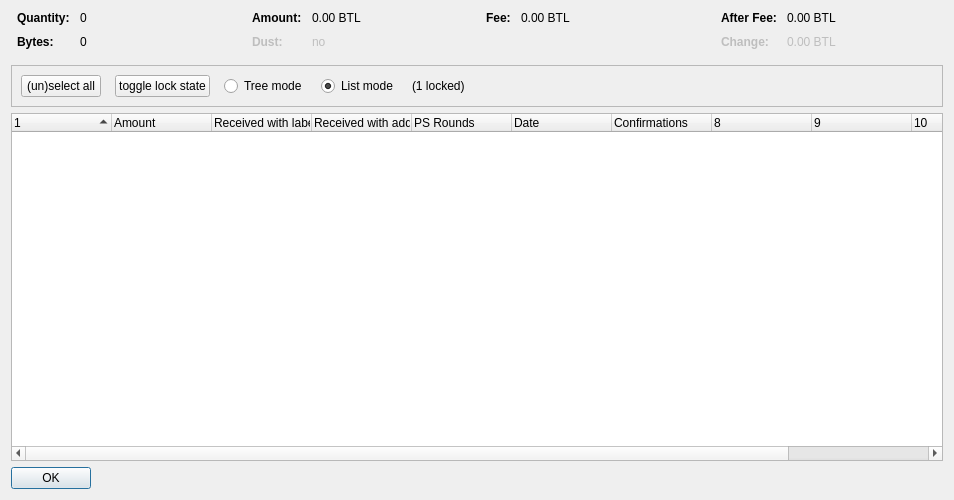
<?xml version="1.0" encoding="UTF-8"?>
<ui version="4.0">
 <class>CoinControlDialog</class>
 <widget class="QDialog" name="CoinControlDialog">
  <property name="geometry">
   <rect>
    <x>0</x>
    <y>0</y>
    <width>954</width>
    <height>500</height>
   </rect>
  </property>
  <property name="windowTitle">
   <string>Coin Selection</string>
  </property>
  <layout class="QVBoxLayout" name="verticalLayout">
   <item>
    <layout class="QHBoxLayout" name="horizontalLayoutTop" stretch="0,0,0,0">
     <property name="topMargin">
      <number>0</number>
     </property>
     <property name="bottomMargin">
      <number>10</number>
     </property>
     <item>
      <layout class="QFormLayout" name="formLayoutCoinControl1">
       <property name="horizontalSpacing">
        <number>10</number>
       </property>
       <property name="verticalSpacing">
        <number>10</number>
       </property>
       <property name="leftMargin">
        <number>6</number>
       </property>
       <property name="rightMargin">
        <number>6</number>
       </property>
       <item row="0" column="0">
        <widget class="QLabel" name="labelCoinControlQuantityText">
         <property name="font">
          <font>
           <weight>75</weight>
           <bold>true</bold>
          </font>
         </property>
         <property name="text">
          <string>Quantity:</string>
         </property>
        </widget>
       </item>
       <item row="0" column="1">
        <widget class="QLabel" name="labelCoinControlQuantity">
         <property name="cursor">
          <cursorShape>IBeamCursor</cursorShape>
         </property>
         <property name="contextMenuPolicy">
          <enum>Qt::ActionsContextMenu</enum>
         </property>
         <property name="text">
          <string notr="true">0</string>
         </property>
         <property name="textInteractionFlags">
          <set>Qt::LinksAccessibleByMouse|Qt::TextSelectableByKeyboard|Qt::TextSelectableByMouse</set>
         </property>
        </widget>
       </item>
       <item row="1" column="0">
        <widget class="QLabel" name="labelCoinControlBytesText">
         <property name="font">
          <font>
           <weight>75</weight>
           <bold>true</bold>
          </font>
         </property>
         <property name="text">
          <string>Bytes:</string>
         </property>
        </widget>
       </item>
       <item row="1" column="1">
        <widget class="QLabel" name="labelCoinControlBytes">
         <property name="cursor">
          <cursorShape>IBeamCursor</cursorShape>
         </property>
         <property name="contextMenuPolicy">
          <enum>Qt::ActionsContextMenu</enum>
         </property>
         <property name="text">
          <string notr="true">0</string>
         </property>
         <property name="textInteractionFlags">
          <set>Qt::LinksAccessibleByMouse|Qt::TextSelectableByKeyboard|Qt::TextSelectableByMouse</set>
         </property>
        </widget>
       </item>
      </layout>
     </item>
     <item>
      <layout class="QFormLayout" name="formLayoutCoinControl2">
       <property name="horizontalSpacing">
        <number>10</number>
       </property>
       <property name="verticalSpacing">
        <number>10</number>
       </property>
       <property name="leftMargin">
        <number>6</number>
       </property>
       <property name="rightMargin">
        <number>6</number>
       </property>
       <item row="0" column="0">
        <widget class="QLabel" name="labelCoinControlAmountText">
         <property name="font">
          <font>
           <weight>75</weight>
           <bold>true</bold>
          </font>
         </property>
         <property name="text">
          <string>Amount:</string>
         </property>
        </widget>
       </item>
       <item row="0" column="1">
        <widget class="QLabel" name="labelCoinControlAmount">
         <property name="cursor">
          <cursorShape>IBeamCursor</cursorShape>
         </property>
         <property name="contextMenuPolicy">
          <enum>Qt::ActionsContextMenu</enum>
         </property>
         <property name="text">
          <string notr="true">0.00 BTL</string>
         </property>
         <property name="textInteractionFlags">
          <set>Qt::LinksAccessibleByMouse|Qt::TextSelectableByKeyboard|Qt::TextSelectableByMouse</set>
         </property>
        </widget>
       </item>
       <item row="1" column="0">
        <widget class="QLabel" name="labelCoinControlLowOutputText">
         <property name="enabled">
          <bool>false</bool>
         </property>
         <property name="font">
          <font>
           <weight>75</weight>
           <bold>true</bold>
          </font>
         </property>
         <property name="text">
          <string>Dust:</string>
         </property>
        </widget>
       </item>
       <item row="1" column="1">
        <widget class="QLabel" name="labelCoinControlLowOutput">
         <property name="enabled">
          <bool>false</bool>
         </property>
         <property name="cursor">
          <cursorShape>IBeamCursor</cursorShape>
         </property>
         <property name="contextMenuPolicy">
          <enum>Qt::ActionsContextMenu</enum>
         </property>
         <property name="text">
          <string notr="true">no</string>
         </property>
         <property name="textInteractionFlags">
          <set>Qt::LinksAccessibleByMouse|Qt::TextSelectableByKeyboard|Qt::TextSelectableByMouse</set>
         </property>
        </widget>
       </item>
      </layout>
     </item>
     <item>
      <layout class="QFormLayout" name="formLayoutCoinControl3">
       <property name="horizontalSpacing">
        <number>10</number>
       </property>
       <property name="verticalSpacing">
        <number>10</number>
       </property>
       <property name="leftMargin">
        <number>6</number>
       </property>
       <property name="rightMargin">
        <number>6</number>
       </property>
       <item row="0" column="0">
        <widget class="QLabel" name="labelCoinControlFeeText">
         <property name="font">
          <font>
           <weight>75</weight>
           <bold>true</bold>
          </font>
         </property>
         <property name="text">
          <string>Fee:</string>
         </property>
        </widget>
       </item>
       <item row="0" column="1">
        <widget class="QLabel" name="labelCoinControlFee">
         <property name="cursor">
          <cursorShape>IBeamCursor</cursorShape>
         </property>
         <property name="contextMenuPolicy">
          <enum>Qt::ActionsContextMenu</enum>
         </property>
         <property name="text">
          <string notr="true">0.00 BTL</string>
         </property>
         <property name="textInteractionFlags">
          <set>Qt::LinksAccessibleByMouse|Qt::TextSelectableByKeyboard|Qt::TextSelectableByMouse</set>
         </property>
        </widget>
       </item>
      </layout>
     </item>
     <item>
      <layout class="QFormLayout" name="formLayoutCoinControl4">
       <property name="horizontalSpacing">
        <number>10</number>
       </property>
       <property name="verticalSpacing">
        <number>10</number>
       </property>
       <property name="leftMargin">
        <number>6</number>
       </property>
       <property name="rightMargin">
        <number>6</number>
       </property>
       <item row="0" column="0">
        <widget class="QLabel" name="labelCoinControlAfterFeeText">
         <property name="font">
          <font>
           <weight>75</weight>
           <bold>true</bold>
          </font>
         </property>
         <property name="text">
          <string>After Fee:</string>
         </property>
        </widget>
       </item>
       <item row="0" column="1">
        <widget class="QLabel" name="labelCoinControlAfterFee">
         <property name="cursor">
          <cursorShape>IBeamCursor</cursorShape>
         </property>
         <property name="contextMenuPolicy">
          <enum>Qt::ActionsContextMenu</enum>
         </property>
         <property name="text">
          <string notr="true">0.00 BTL</string>
         </property>
         <property name="textInteractionFlags">
          <set>Qt::LinksAccessibleByMouse|Qt::TextSelectableByKeyboard|Qt::TextSelectableByMouse</set>
         </property>
        </widget>
       </item>
       <item row="1" column="0">
        <widget class="QLabel" name="labelCoinControlChangeText">
         <property name="enabled">
          <bool>false</bool>
         </property>
         <property name="font">
          <font>
           <weight>75</weight>
           <bold>true</bold>
          </font>
         </property>
         <property name="text">
          <string>Change:</string>
         </property>
        </widget>
       </item>
       <item row="1" column="1">
        <widget class="QLabel" name="labelCoinControlChange">
         <property name="enabled">
          <bool>false</bool>
         </property>
         <property name="cursor">
          <cursorShape>IBeamCursor</cursorShape>
         </property>
         <property name="contextMenuPolicy">
          <enum>Qt::ActionsContextMenu</enum>
         </property>
         <property name="text">
          <string notr="true">0.00 BTL</string>
         </property>
         <property name="textInteractionFlags">
          <set>Qt::LinksAccessibleByMouse|Qt::TextSelectableByKeyboard|Qt::TextSelectableByMouse</set>
         </property>
        </widget>
       </item>
      </layout>
     </item>
    </layout>
   </item>
   <item>
    <widget class="QFrame" name="frame">
     <property name="minimumSize">
      <size>
       <width>0</width>
       <height>40</height>
      </size>
     </property>
     <property name="frameShape">
      <enum>QFrame::StyledPanel</enum>
     </property>
     <property name="frameShadow">
      <enum>QFrame::Sunken</enum>
     </property>
     <layout class="QHBoxLayout" name="horizontalLayout">
      <item>
       <layout class="QHBoxLayout" name="horizontalLayoutPanel" stretch="0,0,0,0,0,0">
        <property name="spacing">
         <number>14</number>
        </property>
        <item>
         <widget class="QPushButton" name="pushButtonSelectAll">
          <property name="sizePolicy">
           <sizepolicy hsizetype="Maximum" vsizetype="Fixed">
            <horstretch>0</horstretch>
            <verstretch>0</verstretch>
           </sizepolicy>
          </property>
          <property name="text">
           <string>(un)select all</string>
          </property>
          <property name="autoDefault">
           <bool>false</bool>
          </property>
         </widget>
        </item>
        <item>
         <widget class="QPushButton" name="pushButtonToggleLock">
          <property name="sizePolicy">
           <sizepolicy hsizetype="Maximum" vsizetype="Fixed">
            <horstretch>0</horstretch>
            <verstretch>0</verstretch>
           </sizepolicy>
          </property>
          <property name="text">
           <string>toggle lock state</string>
          </property>
          <property name="autoDefault">
           <bool>false</bool>
          </property>
         </widget>
        </item>
        <item>
         <widget class="QRadioButton" name="radioTreeMode">
          <property name="sizePolicy">
           <sizepolicy hsizetype="Maximum" vsizetype="Fixed">
            <horstretch>0</horstretch>
            <verstretch>0</verstretch>
           </sizepolicy>
          </property>
          <property name="text">
           <string>Tree mode</string>
          </property>
         </widget>
        </item>
        <item>
         <widget class="QRadioButton" name="radioListMode">
          <property name="sizePolicy">
           <sizepolicy hsizetype="Maximum" vsizetype="Fixed">
            <horstretch>0</horstretch>
            <verstretch>0</verstretch>
           </sizepolicy>
          </property>
          <property name="text">
           <string>List mode</string>
          </property>
          <property name="checked">
           <bool>true</bool>
          </property>
         </widget>
        </item>
        <item>
         <widget class="QLabel" name="labelLocked">
          <property name="text">
           <string>(1 locked)</string>
          </property>
         </widget>
        </item>
        <item>
         <spacer name="horizontalSpacer">
          <property name="orientation">
           <enum>Qt::Horizontal</enum>
          </property>
          <property name="sizeHint" stdset="0">
           <size>
            <width>40</width>
            <height>20</height>
           </size>
          </property>
         </spacer>
        </item>
       </layout>
      </item>
     </layout>
    </widget>
   </item>
   <item>
    <widget class="CoinControlTreeWidget" name="treeWidget">
     <property name="contextMenuPolicy">
      <enum>Qt::CustomContextMenu</enum>
     </property>
     <property name="sortingEnabled">
      <bool>false</bool>
     </property>
     <property name="columnCount">
      <number>11</number>
     </property>
     <attribute name="headerShowSortIndicator" stdset="0">
      <bool>true</bool>
     </attribute>
     <attribute name="headerStretchLastSection">
      <bool>false</bool>
     </attribute>
     <column>
      <property name="text">
       <string/>
      </property>
     </column>
     <column>
      <property name="text">
       <string>Amount</string>
      </property>
     </column>
     <column>
      <property name="text">
       <string>Received with label</string>
      </property>
     </column>
     <column>
      <property name="text">
       <string>Received with address</string>
      </property>
     </column>
     <column>
      <property name="text">
       <string>PS Rounds</string>
      </property>
     </column>
     <column>
      <property name="text">
       <string>Date</string>
      </property>
     </column>
     <column>
      <property name="text">
       <string>Confirmations</string>
      </property>
      <property name="toolTip">
       <string>Confirmed</string>
      </property>
     </column>
     <column>
      <property name="text">
       <string/>
      </property>
     </column>
     <column>
      <property name="text">
       <string/>
      </property>
     </column>
     <column>
      <property name="text">
       <string/>
      </property>
     </column>
     <column>
      <property name="text">
       <string/>
      </property>
     </column>
    </widget>
   </item>
   <item>
    <widget class="QDialogButtonBox" name="buttonBox">
     <property name="sizePolicy">
      <sizepolicy hsizetype="Maximum" vsizetype="Fixed">
       <horstretch>0</horstretch>
       <verstretch>0</verstretch>
      </sizepolicy>
     </property>
     <property name="orientation">
      <enum>Qt::Horizontal</enum>
     </property>
     <property name="standardButtons">
      <set>QDialogButtonBox::Ok</set>
     </property>
    </widget>
   </item>
  </layout>
 </widget>
 <customwidgets>
  <customwidget>
   <class>CoinControlTreeWidget</class>
   <extends>QTreeWidget</extends>
   <header>coincontroltreewidget.h</header>
  </customwidget>
 </customwidgets>
 <resources/>
 <connections/>
</ui>
